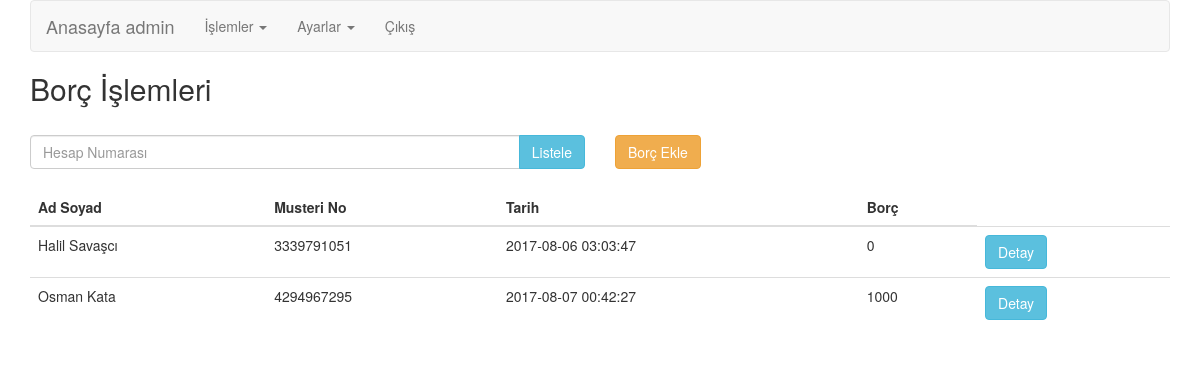
The page /internetsubesi/admin/borc-islemleri.php (signed in) on the database its author committed.
### tables this page shows
CREATE TABLE `borclar` (
  `borc_id` int(10) UNSIGNED NOT NULL,
  `hesap_id` int(10) UNSIGNED NOT NULL,
  `musteri_id` int(10) UNSIGNED NOT NULL,
  `borc` decimal(10,0) NOT NULL,
  `tarih` datetime NOT NULL,
  `aciklama` text NOT NULL
);

CREATE TABLE `musteriler` (
  `musteri_id` int(10) UNSIGNED NOT NULL,
  `ad` varchar(45) NOT NULL,
  `soyad` varchar(45) NOT NULL,
  `telefon` varchar(45) NOT NULL,
  `email` varchar(45) NOT NULL,
  `parola` varchar(45) NOT NULL,
  `anne_kizlik_soyad` varchar(45) NOT NULL,
  `adres` text NOT NULL,
  `musteri_no` int(10) UNSIGNED NOT NULL,
  `yonetici` tinyint(3) UNSIGNED NOT NULL,
  `banka_id` int(10) UNSIGNED NOT NULL
);

### internetsubesi/system/class.database.php (called while the page is built, shortened)
<?php
	class Database{
		private $VtHost       = "localhost";
		private $VtKullanici  = "root";
		private $VtParola     = "123";
		private $VtAd         = "internetbankaciligi";
		private $Pdo;
		private $Sorgu;
		public function __construct(){
			$dsn     = 'mysql:host=' . $this->VtHost . ';dbname=' . $this->VtAd . ';';
			$ayarlar = array(
							PDO::ATTR_PERSISTENT => False,
							PDO::ATTR_ERRMODE    => PDO::ERRMODE_EXCEPTION
					   );
			try{
				$this->Pdo = new PDO($dsn, $this->VtKullanici, $this->VtParola, $ayarlar);
				$this->Pdo->exec("SET CHARACTER SET utf8");
				$this->Pdo->exec("SET names utf8");
			}catch(PDOexeption $e){
				$this->Hata = "Baglantı hatası : " . $e->getMessage();
			}
		}
		public function Sorgula($Sql){
			$this->Sorgu = $this->Pdo->prepare($Sql);
		}
		public function Calistir($parametre = null){
			return $this->Sorgu->execute($parametre);
		}
		public function TamCek(){
			$this->Calistir();
			return $this->Sorgu->fetchAll(PDO::FETCH_BOTH);
		}
		public function Bind($Parametre, $deger, $Tip = null){
			if(is_null($Tip)){
				switch (true){
					case is_int($deger):
						$Tip = PDO::PARAM_INT;
						break;
				}
			}
			$this->Sorgu->bindValue($Parametre, $deger, $Tip);
		}
	}
?>

### internetsubesi/admin/borc-islemleri.php (the view, shortened to what this page needs)
<?php include "header.php"; ?>
<?php include "navbar.php"; ?>
<?php
include "../system/class.database.php";
$db=new Database();
$borclar=array();
if(isset($_GET["search"])){
    $bulunacakID = $_GET["search"];
    $sql = "SELECT m.ad,m.soyad,m.musteri_no,b.borc_id,b.borc,b.tarih,b.aciklama,h.hesap_no from borclar b LEFT JOIN musteriler m on m.musteri_id=b.musteri_id LEFT JOIN hesaplar h on h.hesap_id=b.hesap_id where h.hesap_no=:aranankisi";
    $db->Sorgula($sql);
    $db->bind('aranankisi',$bulunacakID);
    $borclar = $db->TamCek();
}else{
    $bulunacakID = 0;
    $sql = "SELECT m.ad,m.soyad,m.musteri_no,b.borc_id,b.borc,b.tarih,b.aciklama,h.hesap_no from borclar b LEFT JOIN musteriler m on m.musteri_id=b.musteri_id LEFT JOIN hesaplar h on h.hesap_id=b.hesap_id";
    $db->Sorgula($sql);
    $db->bind('aranankisi',$bulunacakID);
    $borclar = $db->TamCek();
}
?>
<h2>Borç İşlemleri</h2>
<div class="row">
    <br>
    <div class="col-md-6">
        <form action="borc-islemleri.php" method="get">
        <div class="input-group">
            <input type="text" class="form-control" name="search" placeholder="Hesap Numarası">
            <span class="input-group-btn">
        <button class="btn btn-info" type="submit" >Listele</button>
        </form>
        </div>
    </div>
    <div class="col-md-2">
        <button class="btn btn-warning" type="button" data-toggle="modal" data-target="#borcEkle">Borç Ekle</button>
    </div>
</div>
<br>
<div class="row">
    <div class="col-md-12">
        <table class="table table-hover">
            <thead>
            <tr>
                <th>Ad Soyad</th>
                <th>Musteri No</th>
                <th>Tarih</th>
                <th>Borç</th>
            </tr>
            </thead>
            <tbody>
            <?php foreach ($borclar as $borc) {?>
            <tr>
                <td><?=$borc["ad"]?> <?=$borc["soyad"]?></td>
                <td><?=$borc["musteri_no"]?></td>
                <td><?=$borc["tarih"]?></td>
                <td><?=$borc["borc"]?></td>
                <td>
                    <button class="btn btn-info" data-toggle="modal" data-target="#detay<?=$borc["borc_id"]?>">Detay</button>
                </td>
            </tr>
            <?php } ?>
            </tbody>
        </table>
    </div>
</div>
<?php include "footer.php"; ?>

### rows shown on the page
borclar: musteri.ad "Halil", musteri.soyad "Savaşcı", musteri.musteri_no "3339791051", tarih "2017-08-06 03:03:47", borc "0"
borclar: musteri.ad "Osman", musteri.soyad "Kata", musteri.musteri_no "4294967295", tarih "2017-08-07 00:42:27", borc "1000"
